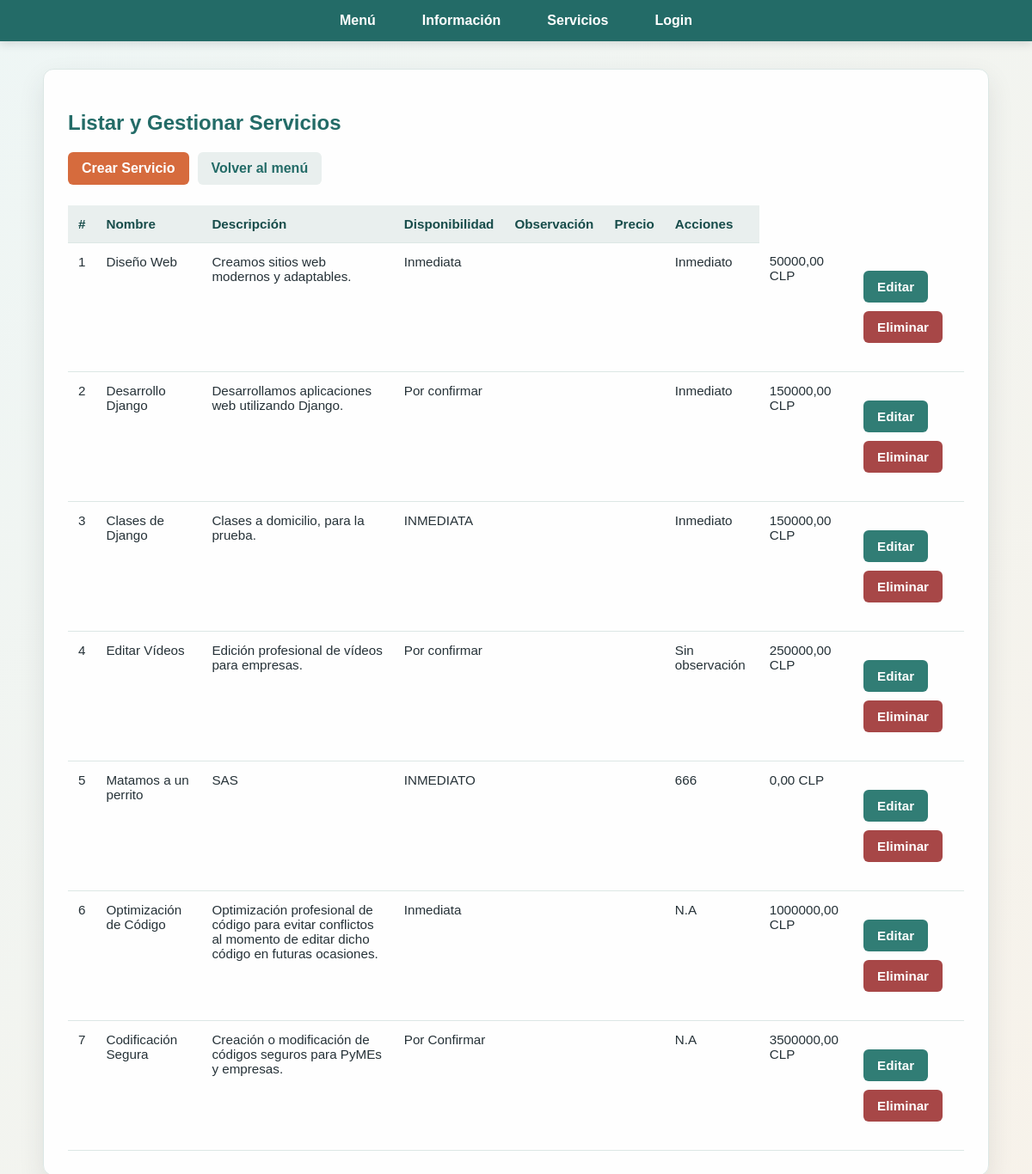
The page /servicios/ on the database as committed earlier.
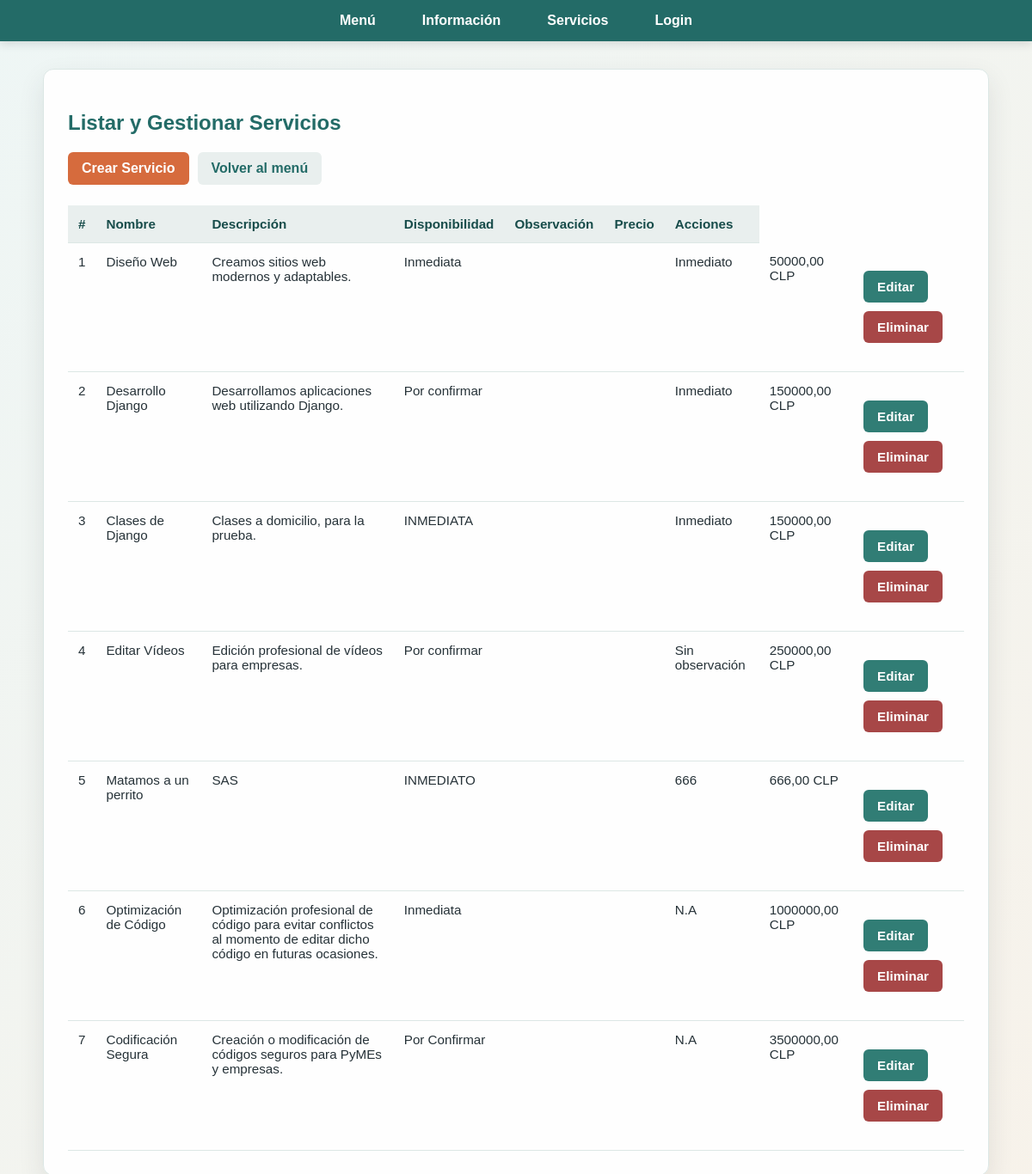
The same page on the database as committed later.
### serviciosApp/models.py (models this page shows, shortened)
class Servicio(models.Model):
    nombre = models.CharField(max_length=100)
    descripcion = models.TextField()
    disponibilidad = models.CharField(max_length=50)

class PrecioServicio(models.Model):
    servicio = models.OneToOneField(
        Servicio,
        on_delete=models.CASCADE
    )
    precio = models.DecimalField(
        max_digits=10,
        decimal_places=2
    )
    descuento = models.DecimalField(
        max_digits=5,
        decimal_places=2,
        default=0
    )
    moneda = models.CharField(
        max_length=10,
        default="CLP"
    )
    observacion = models.CharField(
        max_length=200,
        blank=True
    )

### serviciosApp/views.py (the view)
# urls.py: path('', views.servicios_list, name='listar_servicios'),
def servicios_list(request):
    servicios = Servicio.objects.all()
    return render(request, 'serviciosApp/listar.html', {'servicios': servicios})

### templates/serviciosApp/listar.html (shortened to what this page needs)
{% load static %}
<!DOCTYPE html>
<html lang="es">
<head>
    <link rel="stylesheet" href="{% static 'CSS/estilo.css' %}">
</head>
<body>
    <nav class="nav">
        <a href="/">Menú</a>
        <a href="/informacion/">Información</a>
        <a href="/servicios/">Servicios</a>
        <a href="/servicios/login/">Login</a>
    </nav>
    <div class="page-shell">
        <div class="container card table-card">
            <h2>Listar y Gestionar Servicios</h2>
            <div class="top-bar">
                <a class="btn" href="/servicios/crear/">Crear Servicio</a>
                <a class="btn btn-back" href="/">Volver al menú</a>
            </div>
            <table>
                <thead>
                    <tr>
                        <th>#</th>
                        <th>Nombre</th>
                        <th>Descripción</th>
                        <th>Disponibilidad</th>
                        <th>Observación</th>
                        <th>Precio</th>
                        <th>Acciones</th>
                    </tr>
                </thead>
                <tbody>
                    {% for s in servicios %}
                    <tr>
                        <td>{{ forloop.counter }}</td>
                        <td>{{ s.nombre }}</td>
                        <td>{{ s.descripcion }}</td>
                        <td>{{ s.disponibilidad }}</td>
                        <td>{{ s.observacion }}</td>
                        <td>{{ s.precio }}</td>
                        <td>
                            {% if s.precioservicio.observacion %}
                                {{ s.precioservicio.observacion }}
                            {% else %}
                                Sin observación
                            {% endif %}
                        </td>
                        <td>
                            {% if s.precioservicio %}
                                {{ s.precioservicio.precio }} {{ s.precioservicio.moneda }}
                            {% else %}
                                Sin precio
                            {% endif %}
                        </td>
                        <td>
                            <div class="actions">
                                <a class="btn-edit" href="/servicios/editar/{{ s.id }}/">
                                    Editar
                                </a>
                                <a class="btn-delete" href="/servicio/eliminar/{{ s.id }}/">
                                    Eliminar
                                </a>
                            </div>
                        </td>
                    </tr>
                    {% endfor %}
                </tbody>
            </table>
        </div>
    </div>
</body>
</html>

Rows that differ between the two databases and show on the page:
changed through a linked row, Servicio "Matamos a un perrito": precioservicio.precio "0,00" → "666,00"
